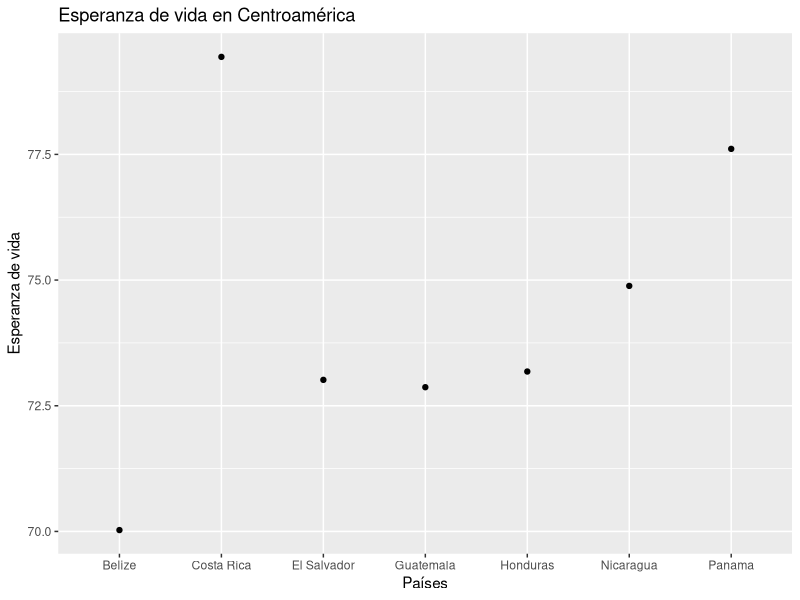
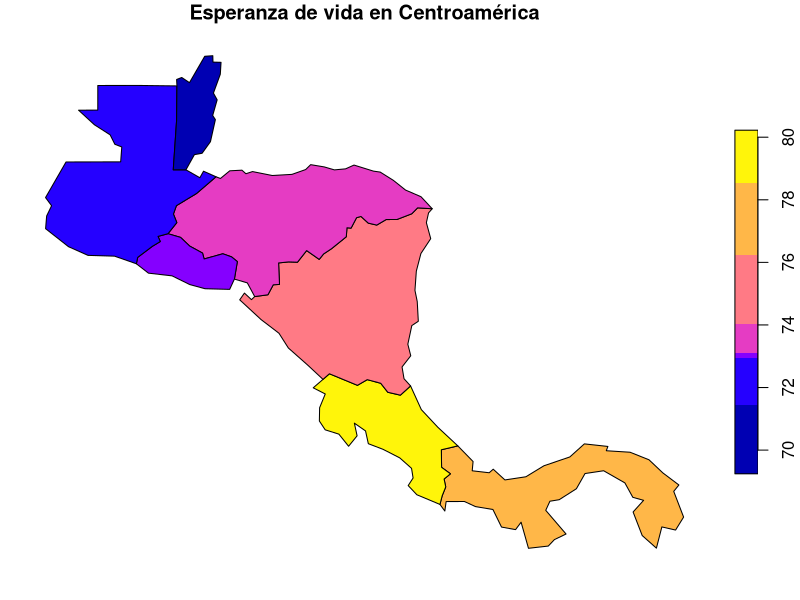
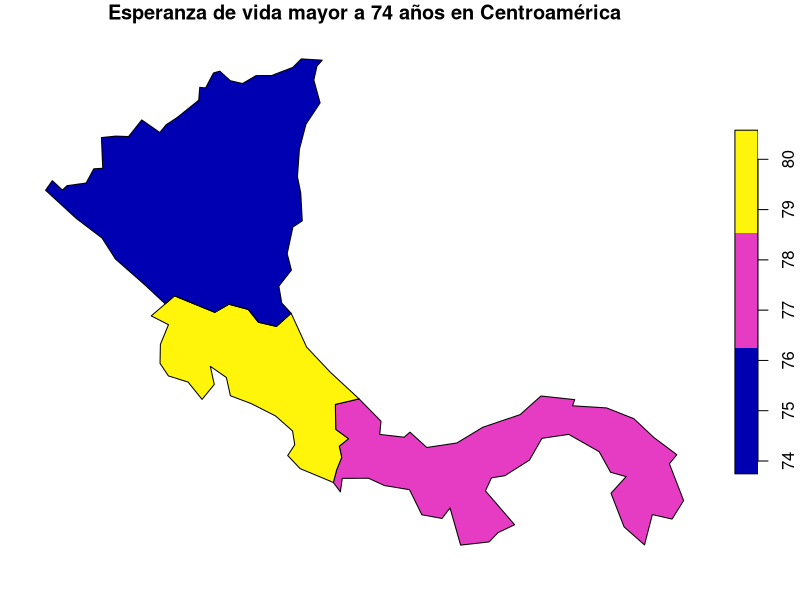

Write the R code that produced these figures, in order.
## ---- chunk 1
knitr::opts_chunk$set(echo = TRUE)
## ---- chunk 2
# Paquete para generación de documentos (ej. HTML)
library(knitr)

# Paquete para formateo de tablas
library(kableExtra)

# Paquete de graficación
library(ggplot2)

# Paquete de manejo de datos geoespaciales vectoriales
library(sf)

# Paquete con conjuntos de datos geoespaciales
library(spData)
## ---- chunk 3
names(world)
## ---- chunk 4
kable(
  world[1:10, 1:5, drop = TRUE], 
  caption="Datos demográficos de los países del mundo"
)
## ---- chunk 5
kable(
  world[1:10, c("name_long","continent","pop","lifeExp","gdpPercap"), drop = TRUE], 
  col.names=c("País","Continente","Población","Esperanza de vida","Renta per cápita"),  
  caption="Datos demográficos de los países del mundo"
)
## ---- chunk 6
# Se extraen las observaciones ordenadas por orden alfabético de país
world.orden <- order(world$name_long)

# Se genera un nuevo data frame ordenado
world.ordenadoxpais <- world[world.orden,]

# Se formatea la tabla con el nuevo data frame
kable(
  world.ordenadoxpais[, c("name_long","continent","pop","lifeExp","gdpPercap"), drop = TRUE], 
  col.names=c("País","Continente","Población","Esperanza de vida","Renta per cápita"),  
  caption="Datos demográficos de los países del mundo"
) %>%
kable_styling() %>%
scroll_box(
  width = "800px", 
  height = "500px", 
  fixed_thead = TRUE
)
## ---- chunk 7
# Se extraen las observaciones correspondientes a los países de Centroamérica
centro_america = world[world$name_long == "Belize" |
                       world$name_long == "Guatemala" |
                       world$name_long == "Honduras" |
                       world$name_long == "El Salvador" |
                       world$name_long == "Nicaragua" |
                       world$name_long == "Costa Rica" |
                       world$name_long == "Panama"
                       , ]

# Se formatea la tabla con el nuevo data frame
kable(
  centro_america[, c("name_long","continent","pop","lifeExp","gdpPercap"), drop = TRUE], 
  col.names=c("País","Continente","Población","Esperanza de vida","Renta per cápita"),  
  caption="Datos demográficos de los países de Centroamérica"
) %>%
kable_styling()
## ---- chunk 8
ggplot(centro_america, aes(x=centro_america$name_long, y=centro_america$lifeExp)) +
  ggtitle('Esperanza de vida en Centroamérica') +
  xlab('Países') +
  ylab('Esperanza de vida') +
  geom_point()

## ---- chunk 9
plot(centro_america["lifeExp"], main =  "Esperanza de vida en Centroamérica")
## ---- chunk 10
paises_lifeExp74 = world[world$name_long == "Nicaragua" | world$name_long == "Costa Rica" | world$name_long == "Panama" ,]

plot(paises_lifeExp74 ["lifeExp"], main = "Esperanza de vida mayor a 74 años en Centroamérica")
